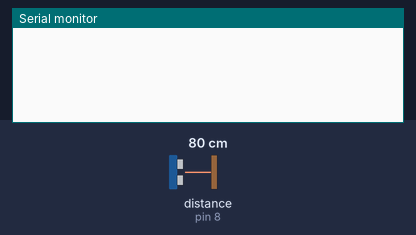
The sketch below on a simulated Arduino Uno, built with avr-gcc and run on an emulated ATmega328P. On the bench: the last lines printed to the serial monitor. Wiring (inferred from the names in the program): ultrasonic range finder: trigger pin 7; echo pin 8. Inputs (shaded band) come from the test bench; at power-on: distance to the obstacle (sensor on pin 8) 80 cm. The echo pulse lasts 58.3 µs per cm.

Above: at 1.2 s.
1.3 s: distance to the obstacle (sensor on pin 8) set to 2 cm
At 2.3 s:
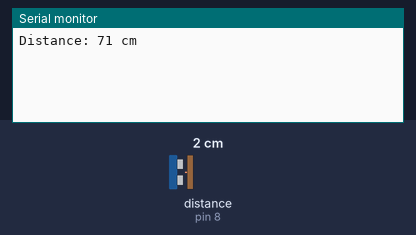
4.3 s: distance to the obstacle (sensor on pin 8) set to 4 cm
At 5.1 s:
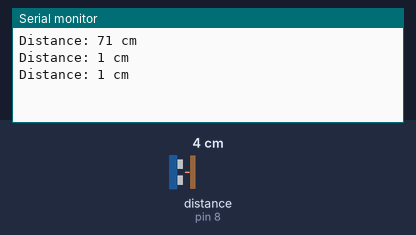
Timing chart, 0 to 7.3 s (numbered marks = the images above; inputs shaded):
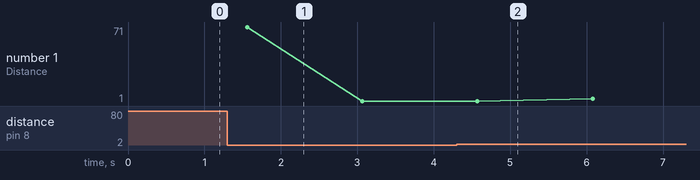

Measured:
- after the input at 1.3 s, the serial monitor: prints a new line after 0.26 s (image 1)
- plotted number 1: 1 → 3 after the input at 4.3 s

The sketch:

Sonar.ino
```cpp
// ----------------------------------------------------------------
// Arduino Ultrasoninc Sensor HC-SR04 distance measurement
// ----------------------------------------------------------------

//Library for LCD with I2C interface.
#include <LiquidCrystal_I2C.h>

//Set the LCD address to 0x27 for a 16 chars and 2 line display.
//LiquidCrystal_I2C lcd(0x27,16,2);

const byte echoPin = 8; // attach Arduino pin D2 to pin Echo of HC-SR04
const byte trigPin = 7; // attach Arduino pin D3 to pin Trig of HC-SR04

long duration; // variable for the duration of sound wave travel (uS)
long distance; // variable for the distance measurement (cm)
int sumDistance; // variable for the sum of distance measurement to be averaged
int avgDistance; // average distance
byte avgCounter; // used to count the number of measurements to be averaged
byte avgCount=10; // number of measurements to average

void setup() {
  pinMode(trigPin, OUTPUT); // Sets the trigPin as an OUTPUT
  pinMode(echoPin, INPUT); // Sets the echoPin as an INPUT
  Serial.begin(9600); // // Serial Communication is starting with 9600 baudrate -> commenteed out as no communications to serial are being made
  delay(10);


  //Initialize the lcd, clear the display and turn on the backlight.
  /*lcd.init();
  delay(100);
  lcd.clear();
  lcd.backlight();

  lcd.setCursor(0,0);
  lcd.print("SONAR demo by");
  //delay(2000);
  displ_name("Gaspar S. Mendes");
  displ_name("Mihran Chowdhury");
  displ_name("Luca Santoro");

  lcd.clear();*/
}

void loop() {

  //Reset the sum of the distance readings to be averaged.
  sumDistance = 0;

  //Take the average distance over 5 measurements while ignoring unlikely high values.
  for (avgCounter = 1; avgCounter <= avgCount; avgCounter++){
    // Clears the trigPin condition
    delayMicroseconds(2);
    digitalWrite(trigPin, LOW);
    // Sets the trigPin HIGH (ACTIVE) for 10 microseconds
    digitalWrite(trigPin, HIGH);
    delayMicroseconds(10);
    digitalWrite(trigPin, LOW);
    // Reads the echoPin, returns the sound wave travel time in microseconds
    duration = pulseIn(echoPin, HIGH);
    distance = duration * 0.0343 / 2; // Speed of sound wave divided by 2 (go and back)
    // Sum the distance reading if it was less than 200.

    if(distance < 100){
      sumDistance += distance;
    }
    delay(150);
  }

  avgDistance = sumDistance/avgCount;

  //lcd.setCursor(0,0);
  Serial.print("Distance: ");
  Serial.print(avgDistance);
  Serial.println(" cm ");

}

/*void displ_name(String name){
  lcd.clear();
  lcd.setCursor(0,0);
  lcd.print(name);
  delay(3000);
}*/
```
